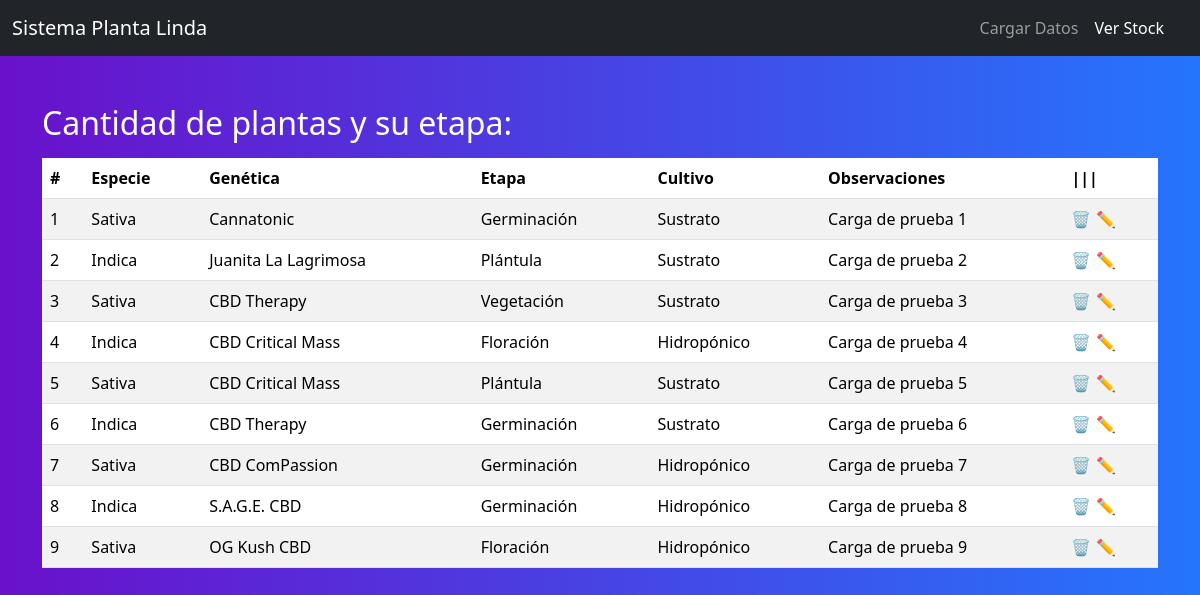
The page /Proyecto/stock.php on the database its author committed.
### tables this page shows
CREATE TABLE `plantas` (
  `id` int(11) UNSIGNED NOT NULL,
  `especie` varchar(40) NOT NULL,
  `genetica` varchar(40) NOT NULL,
  `etapa` varchar(40) NOT NULL,
  `cultivo` varchar(40) NOT NULL,
  `observaciones` varchar(255) NOT NULL
);

### Proyecto/stock.php (the view, shortened to what this page needs)
<?php
$error = false;
$config = include 'config.php';
try {
    $dsn = 'mysql:host=' . $config['db']['host'] . ';dbname=' . $config['db']['name'];
    $conexion = new PDO($dsn, $config['db']['user'], $config['db']['pass'], $config['db']['options']);
    $consultaSQL = "SELECT * FROM plantas";
    $sentencia = $conexion->prepare($consultaSQL);
    $sentencia->execute();
    $plantas = $sentencia->fetchAll();
} catch (PDOException $error) {
    $error = $error->getMessage();
}
?>
<!DOCTYPE html>
<html lang="en">
<head>
    <link href="https://cdn.jsdelivr.net/npm/bootstrap@5.3.2/dist/css/bootstrap.min.css" rel="stylesheet"
>
</head>
<body class="gradient-custom">
    <nav class="navbar navbar-expand-lg navbar-dark bg-dark fixed-top">
        <div class="container-fluid">
            <a class="navbar-brand" href="#">Sistema Planta Linda <i class="bi bi-flower3"></i></a>
            <div class="offcanvas offcanvas-end text-bg-dark" tabindex="-1" id="offcanvasDarkNavbar"
                aria-labelledby="offcanvasDarkNavbarLabel">
                <div class="offcanvas-body">
                    <ul class="navbar-nav justify-content-end flex-grow-1 pe-3">
                        <li class="nav-item">
                            <a class="nav-link" href="./cargarDatos.php">Cargar Datos</a>
                        </li>
                        <li class="nav-item">
                            <a class="nav-link active" href="./stock.php">Ver Stock</a>
                        </li>
                    </ul>
                </div>
            </div>
        </div>
    </nav>
    <section class="vh-100" style="margin-top: 56px;">
        <div class="container py-5">
            <div class="row d-flex justify-content-center align-items-center h-100">
                <div class="col-12">
                    <H2 class="mb-3 text-white">Cantidad de plantas y su etapa:</H2>
                    <table class="table table-striped">
                        <thead>
                            <tr>
                                <th scope="col">#</th>
                                <th scope="col">Especie</th>
                                <th scope="col">Genética</th>
                                <th scope="col">Etapa</th>
                                <th scope="col">Cultivo</th>
                                <th scope="col">Observaciones</th>
                                <th scope="col">|||</th>
                            </tr>
                        </thead>
                        <tbody>
                            <?php
                            if ($plantas && $sentencia->rowCount() > 0) {
                                for ($i = 0; $i < $sentencia->rowCount(); ++$i) {
                                    $fila = $plantas[$i]
                            ?>
                            <tr>
                                <td><?php echo $fila["id"]; ?></td>
                                <td><?php echo $fila["especie"]; ?></td>
                                <td><?php echo $fila["genetica"]; ?></td>
                                <td><?php echo $fila["etapa"]; ?></td>
                                <td><?php echo $fila["cultivo"]; ?></td>
                                <td><?php echo $fila["observaciones"]; ?></td>
                                <td>
                                    <a class="text-decoration-none" href="<?= 'borrar.php?id=' . $fila["id"] ?>">🗑️</a>
                                    <a class="text-decoration-none" href="<?= 'editar.php?id=' . $fila["id"] ?>"
                                        .>✏️</a>
                                </td>
                            </tr>
                            <?php
                                }
                            }
                            ?>
                        </tbody>
                    </table>
                </div>
            </div>
        </div>
    </section>
</body>
</html>

### Proyecto/stock.php (style rules this page uses)
.gradient-custom { background: #6a11cb; background: -webkit-linear-gradient(to right, rgba(106, 17, 203, 1), rgba(37, 117, 252, 1)); background: linear-gradient(to right, rgba(106, 17, 203, 1), rgba(37, 117, 252, 1)) }

### rows shown on the page
plantas: id "1", especie "Sativa", genetica "Cannatonic", etapa "Germinación", cultivo "Sustrato", observaciones "Carga de prueba 1"
plantas: id "2", especie "Indica", genetica "Juanita La Lagrimosa", etapa "Plántula", cultivo "Sustrato", observaciones "Carga de prueba 2"
plantas: id "3", especie "Sativa", genetica "CBD Therapy", etapa "Vegetación", cultivo "Sustrato", observaciones "Carga de prueba 3"
plantas: id "4", especie "Indica", genetica "CBD Critical Mass", etapa "Floración", cultivo "Hidropónico", observaciones "Carga de prueba 4"
plantas: id "5", especie "Sativa", genetica "CBD Critical Mass", etapa "Plántula", cultivo "Sustrato", observaciones "Carga de prueba 5"
plantas: id "6", especie "Indica", genetica "CBD Therapy", etapa "Germinación", cultivo "Sustrato", observaciones "Carga de prueba 6"
plantas: id "7", especie "Sativa", genetica "CBD ComPassion", etapa "Germinación", cultivo "Hidropónico", observaciones "Carga de prueba 7"
plantas: id "8", especie "Indica", genetica "S.A.G.E. CBD", etapa "Germinación", cultivo "Hidropónico", observaciones "Carga de prueba 8"
plantas: id "9", especie "Sativa", genetica "OG Kush CBD", etapa "Floración", cultivo "Hidropónico", observaciones "Carga de prueba 9"
